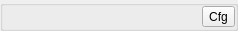
<ui version="4.0">
 <class>AppleiiPLCTemperature</class>
 <widget class="QWidget" name="AppleiiPLCTemperature">
  <property name="geometry">
   <rect>
    <x>0</x>
    <y>0</y>
    <width>238</width>
    <height>30</height>
   </rect>
  </property>
  <property name="windowTitle">
   <string>Form</string>
  </property>
  <layout class="QGridLayout">
   <property name="leftMargin">
    <number>0</number>
   </property>
   <property name="topMargin">
    <number>0</number>
   </property>
   <property name="rightMargin">
    <number>0</number>
   </property>
   <property name="bottomMargin">
    <number>0</number>
   </property>
   <property name="horizontalSpacing">
    <number>0</number>
   </property>
   <property name="verticalSpacing">
    <number>0</number>
   </property>
   <item row="0" column="0">
    <widget class="TaurusGroupBox" name="TaurusGroupBox">
     <property name="showText">
      <bool>false</bool>
     </property>
     <layout class="QGridLayout">
      <property name="leftMargin">
       <number>0</number>
      </property>
      <property name="topMargin">
       <number>0</number>
      </property>
      <property name="rightMargin">
       <number>0</number>
      </property>
      <property name="bottomMargin">
       <number>0</number>
      </property>
      <property name="horizontalSpacing">
       <number>0</number>
      </property>
      <property name="verticalSpacing">
       <number>0</number>
      </property>
      <item row="0" column="0">
       <layout class="QHBoxLayout">
        <item>
         <widget class="TaurusBoolLed" name="TemperatureInterlock">
          <property name="useParentModel">
           <bool>true</bool>
          </property>
          <property name="ledColor">
           <string>RED</string>
          </property>
         </widget>
        </item>
        <item>
         <spacer>
          <property name="orientation">
           <enum>Qt::Horizontal</enum>
          </property>
          <property name="sizeHint">
           <size>
            <width>20</width>
            <height>20</height>
           </size>
          </property>
         </spacer>
        </item>
        <item>
         <widget class="TaurusConfigLabel" name="TemperatureLabel">
          <property name="minimumSize">
           <size>
            <width>50</width>
            <height>22</height>
           </size>
          </property>
          <property name="maximumSize">
           <size>
            <width>50</width>
            <height>16777215</height>
           </size>
          </property>
          <property name="useParentModel">
           <bool>true</bool>
          </property>
          <property name="prefixText">
           <string/>
          </property>
          <property name="model">
           <string/>
          </property>
         </widget>
        </item>
        <item>
         <widget class="TaurusValueLabel" name="TemperatureValue">
          <property name="sizePolicy">
           <sizepolicy vsizetype="Fixed" hsizetype="Expanding">
            <horstretch>0</horstretch>
            <verstretch>0</verstretch>
           </sizepolicy>
          </property>
          <property name="minimumSize">
           <size>
            <width>50</width>
            <height>22</height>
           </size>
          </property>
          <property name="alignment">
           <set>Qt::AlignCenter</set>
          </property>
          <property name="useParentModel">
           <bool>true</bool>
          </property>
          <property name="model">
           <string/>
          </property>
         </widget>
        </item>
        <item>
         <widget class="TaurusConfigLabel" name="TemperatureUnits">
          <property name="minimumSize">
           <size>
            <width>35</width>
            <height>22</height>
           </size>
          </property>
          <property name="maximumSize">
           <size>
            <width>35</width>
            <height>16777215</height>
           </size>
          </property>
          <property name="useParentModel">
           <bool>true</bool>
          </property>
          <property name="prefixText">
           <string/>
          </property>
          <property name="model">
           <string/>
          </property>
         </widget>
        </item>
        <item>
         <spacer>
          <property name="orientation">
           <enum>Qt::Horizontal</enum>
          </property>
          <property name="sizeHint">
           <size>
            <width>20</width>
            <height>20</height>
           </size>
          </property>
         </spacer>
        </item>
        <item>
         <widget class="QToolButton" name="TemperatureConfiguration">
          <property name="text">
           <string>Cfg</string>
          </property>
         </widget>
        </item>
       </layout>
      </item>
     </layout>
    </widget>
   </item>
  </layout>
 </widget>
 <customwidgets>
  <customwidget>
   <class>TaurusGroupBox</class>
   <extends>QGroupBox</extends>
   <header>taurus.qt.qtgui.container</header>
   <container>1</container>
  </customwidget>
  <customwidget>
   <class>TaurusBoolLed</class>
   <extends>QLabel</extends>
   <header>taurus.qt.qtgui.display</header>
  </customwidget>
  <customwidget>
   <class>TaurusConfigLabel</class>
   <extends>QLabel</extends>
   <header>taurus.qt.qtgui.display</header>
  </customwidget>
  <customwidget>
   <class>TaurusValueLabel</class>
   <extends>QLabel</extends>
   <header>taurus.qt.qtgui.display</header>
  </customwidget>
 </customwidgets>
 <resources/>
 <connections/>
</ui>
